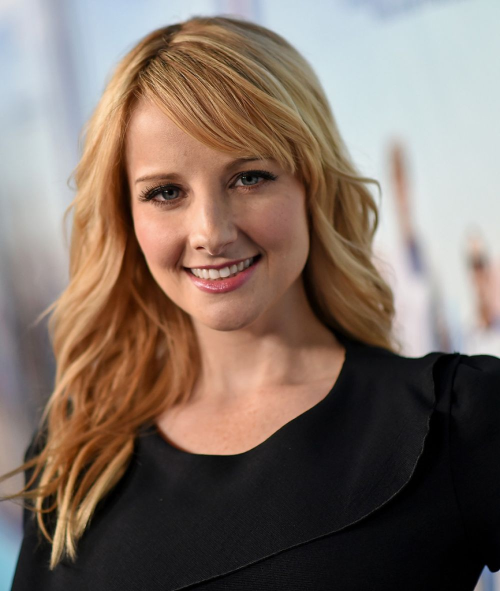
#> input picture notebooks/bernie.jpg, 1000 x 1182 px (shown at 1/2 size)
$ jupyter execute 2-core-operations.ipynb
#> lines starting #> are read from the running program, lines starting #| are printed output that depends on the picture
[cell 1]
import cv2

image = cv2.imread('bernie.jpg', cv2.IMREAD_COLOR)
#> image is the input picture: shape (1182, 1000, 3); mean B, G, R 100.8, 111.1, 127.2
slicedImage = image[302:(322+322), 261:(261+339)]
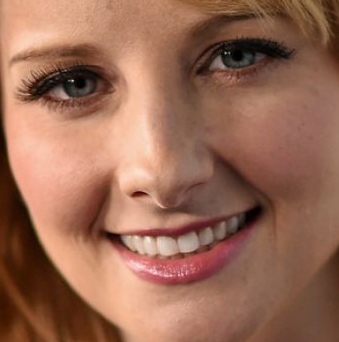
#> slicedImage: shape (342, 339, 3); mean B, G, R 85.3, 106.4, 153.4

[cell 2]
def show_image(image):
    cv2.namedWindow('image', cv2.WINDOW_NORMAL)
    cv2.imshow('image', image)
    cv2.waitKey()
    cv2.destroyAllWindows()

[cell 3]
show_image(slicedImage)

[cell 4]
#modifying sliced image to blue
slicedImage[:,:,0] = 123
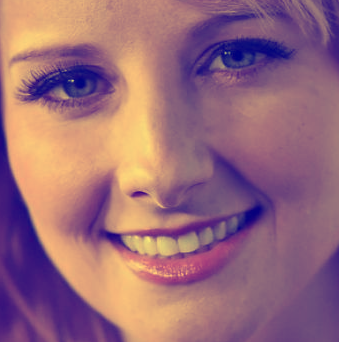
#> slicedImage: shape (342, 339, 3); mean B, G, R 123, 106.4, 153.4
show_image(slicedImage)
